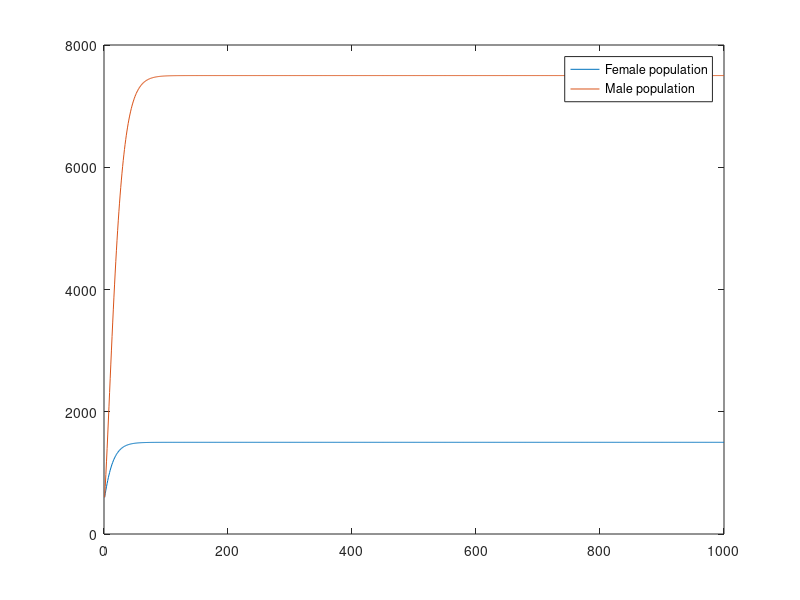

The MATLAB script that drew this image:
f(1)=600;
m(1)=600;
birth=0.6;
death=0.1;
k1=300;
k2=250;
k=k1+k2;
for n = 2:1000
    f(n) = f(n-1) + (birth)*(k1/(k1+f(n-1)))*f(n-1)-death*f(n-1);
    m(n) = m(n-1) + (birth)*(1-(k1/(k1+f(n-1))))*f(n-1)-death*m(n-1);
end
plot(f)
%ylim([3000 6000])
hold on
plot(m)
xlim([0 1000])
legend('Female population','Male population')